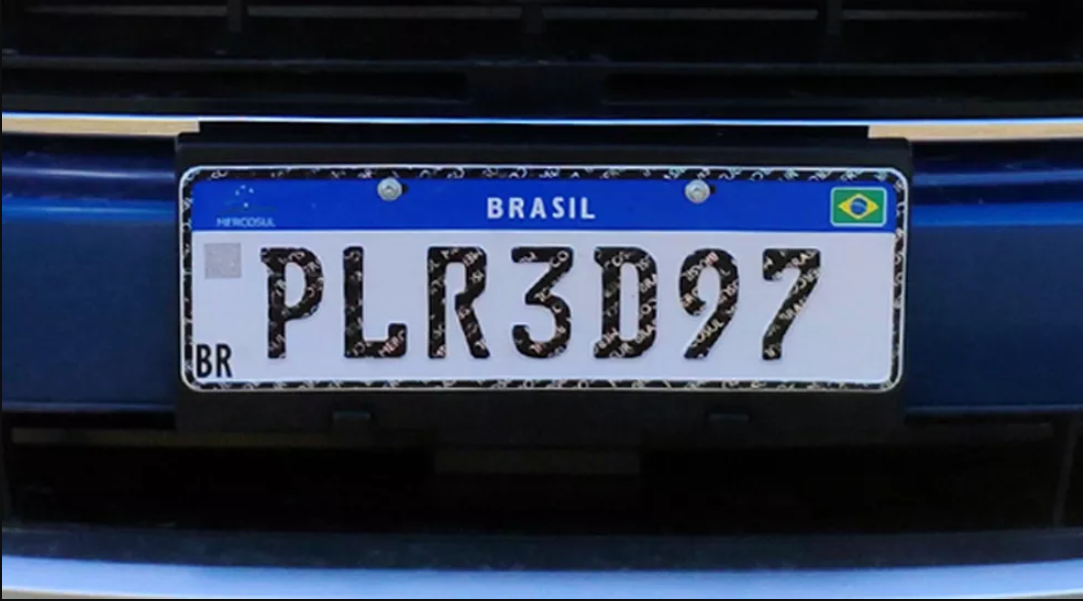
#> input picture VC - detecção de texto em placas de carro/VC - ORC em Placa de Carro/imagens/placa_carro1.png, 1083 x 601 px
$ python class03-Limiarizacao.py
#> lines starting #> are read from the running program, lines starting #| are printed output that depends on the picture; after the words box and inside, x2 and y2 are one past the last pixel; in counts of white or black regions, pixels touching at a corner belong together
import cv2
import pytesseract

print(pytesseract)
pytesseract.pytesseract.tesseract_cmd = r'C:\Program Files\Tesseract-OCR\tesseract'

img = cv2.imread('imagens/placa_carro1.png')
#> img is the input picture: shape (601, 1083, 3); mean B, G, R 77, 54.9, 44.6
assert img is not None, "file could not be read, check with os.path.exists()"
cv2.imshow("Placa do Carro - RGB", img)

imagem = cv2.cvtColor(img, cv2.COLOR_BGR2GRAY)
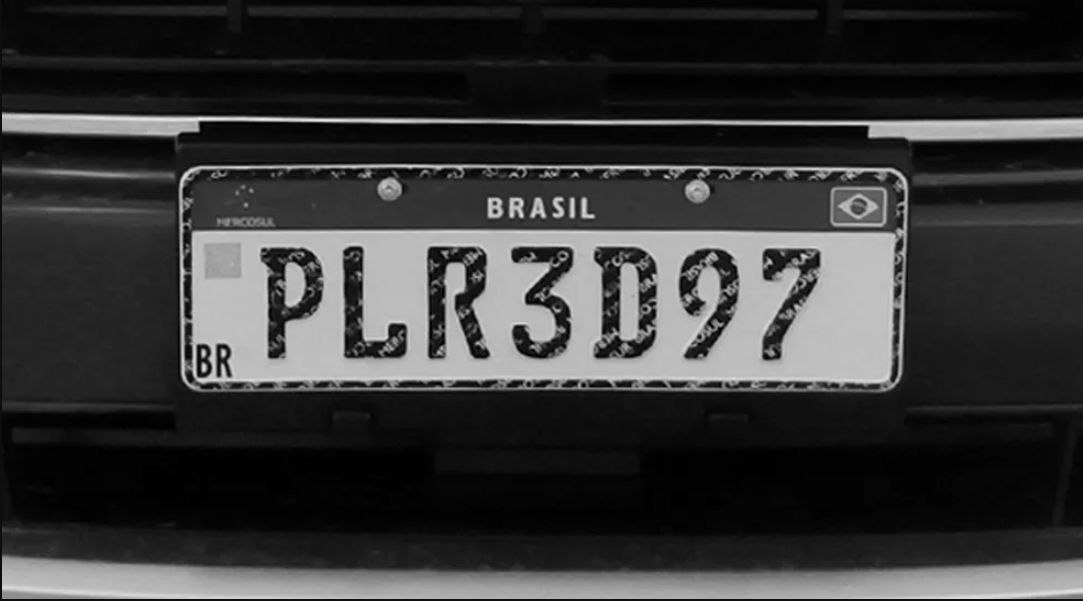
#> imagem: shape (601, 1083); min 0, max 237, mean 54.4
cv2.imshow("Placa do Carro - Gray", imagem)

limiar = 25
valor, lim_simples = cv2.threshold(imagem, limiar, 255, cv2.THRESH_BINARY)
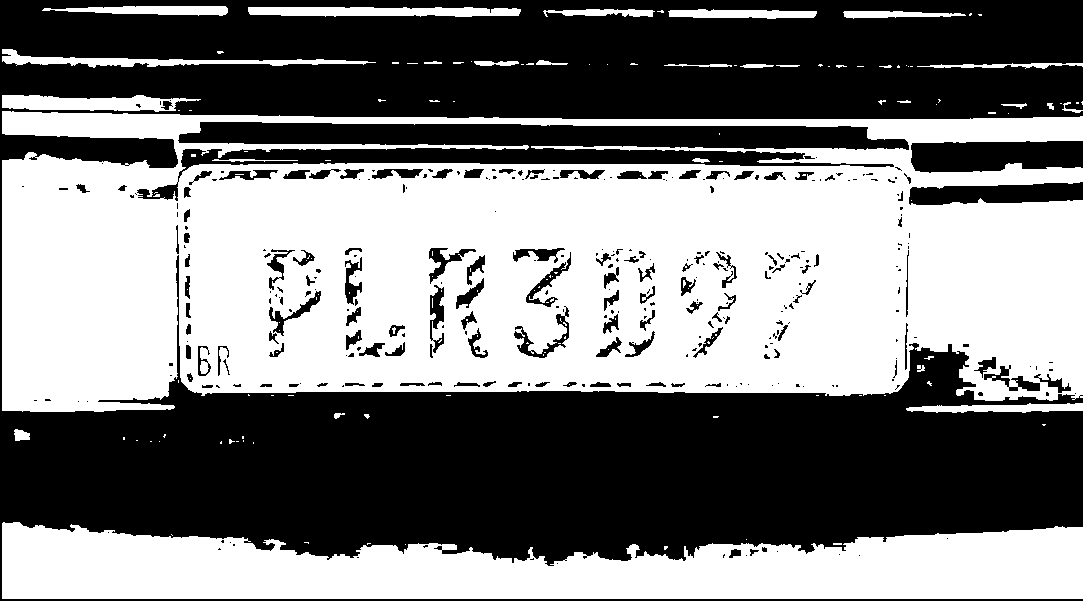
#> lim_simples: shape (601, 1083); 49.5% white; 153 white regions (124 under 20 px), largest, box (x1, y1, x2, y2) and area: (2, 111, 1083, 412) 247818, (2, 522, 1083, 599) 60546, (248, 7, 521, 17) 2272
#> valor = 25
cv2.imshow("Placa do Carro - Limiar Simples = 25", lim_simples)

config_tesseract = '--tessdata-dir tessdata --psm 6'
#> (the run stopped early here; a loop or call above may not have finished)
